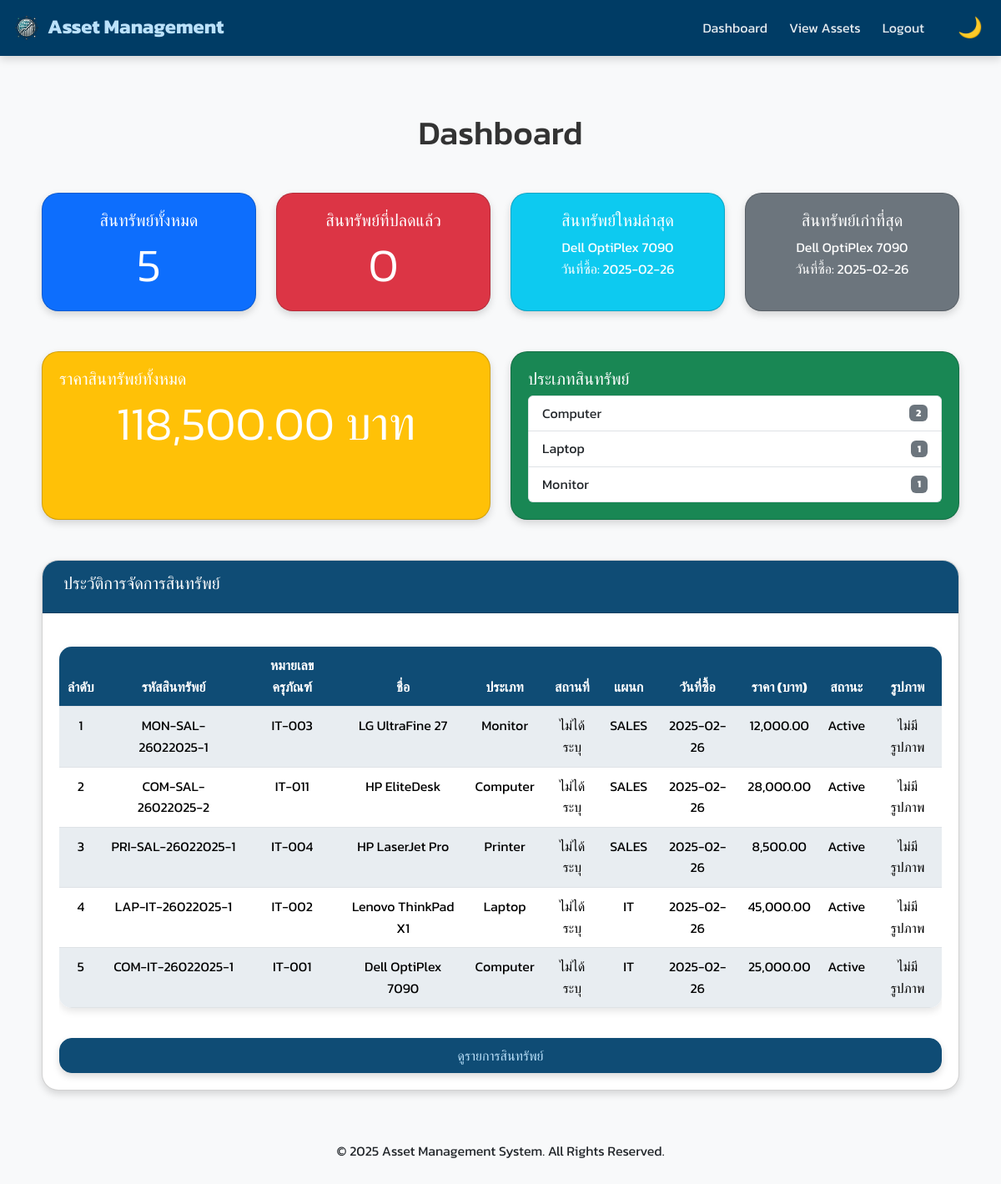
Screenshot of /views/dashboard.php (signed in) with the database file from the repository.
### tables this page shows
CREATE TABLE `assets` (
  `id` int(11) NOT NULL,
  `asset_code` varchar(50) NOT NULL,
  `inventory_number` varchar(255) NOT NULL,
  `name` varchar(255) NOT NULL,
  `asset_type_id` int(11) NOT NULL,
  `serial_number` varchar(255) DEFAULT NULL,
  `location` varchar(255) NOT NULL,
  `department` varchar(255) NOT NULL,
  `purchase_date` date NOT NULL,
  `responsible_person` varchar(255) NOT NULL,
  `price` decimal(10,2) NOT NULL DEFAULT 0.00,
  `created_at` timestamp NOT NULL DEFAULT current_timestamp(),
  `updated_at` timestamp NOT NULL DEFAULT current_timestamp() ON UPDATE current_timestamp(),
  `status` enum('Active','Retired') DEFAULT 'Active',
  `image` varchar(255) DEFAULT NULL,
  `warranty_expiry_date` date DEFAULT NULL
);

CREATE TABLE `asset_types` (
  `assets_types_id` int(11) NOT NULL,
  `asset_type_name` varchar(255) NOT NULL,
  `asset_type_hidden` tinyint(1) NOT NULL DEFAULT 0,
  `asset_types_created_at` timestamp NOT NULL DEFAULT current_timestamp()
);

### models/assetModel.php (called while the page is built, shortened)
<?php
include_once 'database.php';
class AssetModel {
    private $db;
    public function __construct() {
        $database = new Database();
        $this->db = $database->getConnection();
    }
    public function fetchAllAssets() {
        $query = "SELECT
                    assets.id,
                    assets.asset_code,
                    assets.inventory_number,
                    assets.name,
                    asset_types.asset_type_name AS asset_type_name,
                    assets.serial_number,
                    assets.location,
                    assets.department,
                    assets.purchase_date,
                    assets.price,
                    assets.status,
                    assets.image,
                    assets.responsible_person
                  FROM assets
                  LEFT JOIN asset_types ON assets.asset_type_id = asset_types.assets_types_id
                  ORDER BY assets.id DESC";
        $stmt = $this->db->prepare($query);
        $stmt->execute();
        return $stmt->fetchAll(PDO::FETCH_ASSOC);
    }
    public function getTotalAssets() {
        $query = "SELECT COUNT(*) AS total FROM assets WHERE status = 'Active'";
        $stmt = $this->db->prepare($query);
        $stmt->execute();
        return $stmt->fetch(PDO::FETCH_ASSOC)['total'];
    }
    public function getRetiredAssets() {
        $query = "SELECT COUNT(*) AS total FROM assets WHERE status = 'Retired'";
        $stmt = $this->db->prepare($query);
        $stmt->execute();
        return $stmt->fetch(PDO::FETCH_ASSOC)['total'];
    }
    public function getAssetCountByType() {
        $query = "SELECT asset_types.asset_type_name AS name, COUNT(assets.id) AS count
                  FROM assets
                  LEFT JOIN asset_types ON assets.asset_type_id = asset_types.assets_types_id
                  GROUP BY asset_types.asset_type_name";
        $stmt = $this->db->prepare($query);
        $stmt->execute();
        return $stmt->fetchAll(PDO::FETCH_ASSOC);
    }
    public function getTotalAssetPrice() {
        $query = "SELECT SUM(price) AS total_price FROM assets WHERE status = 'Active'";
        $stmt = $this->db->prepare($query);
        $stmt->execute();
        return $stmt->fetch(PDO::FETCH_ASSOC)['total_price'];
    }
    public function getOldestAsset() {
        $query = "SELECT name, purchase_date
                  FROM assets
                  ORDER BY purchase_date ASC LIMIT 1";
        $stmt = $this->db->prepare($query);
        $stmt->execute();
        return $stmt->fetch(PDO::FETCH_ASSOC);
    }
    public function getNewestAsset() {
        $query = "SELECT name, purchase_date
                  FROM assets
                  ORDER BY purchase_date DESC LIMIT 1";
        $stmt = $this->db->prepare($query);
        $stmt->execute();
        return $stmt->fetch(PDO::FETCH_ASSOC);
    }
}
?>

### models/database.php (called while the page is built, shortened)
<?php
class Database {
    private $host = DB_HOST;
    private $dbName = DB_NAME;
    private $username = DB_USER;
    private $password = DB_PASSWORD;
    public $connection;
    private function connect() {
        try {
            $this->connection = new PDO("mysql:host={$this->host};dbname={$this->dbName};charset=utf8mb4", $this->username, $this->password);
            $this->connection->setAttribute(PDO::ATTR_ERRMODE, PDO::ERRMODE_EXCEPTION);
            $this->connection->setAttribute(PDO::ATTR_DEFAULT_FETCH_MODE, PDO::FETCH_ASSOC);
        } catch (PDOException $e) {
            die("Database connection failed: " . $e->getMessage());
        }
    }
    public function getConnection() {
        return $this->connection;
    }
}
?>

### views/dashboard.php (the view, shortened to what this page needs)
<?php
include_once '../includes/navbar.php';
include_once '../models/assetModel.php';
function fetchAssetSummary($assetModel) {
    try {
        return [
            'totalAssets' => $assetModel->getTotalAssets(),
            'retiredAssets' => $assetModel->getRetiredAssets(),
            'assetByType' => $assetModel->getAssetCountByType(),
            'totalPrice' => $assetModel->getTotalAssetPrice(),
            'oldestAsset' => $assetModel->getOldestAsset(),
            'newestAsset' => $assetModel->getNewestAsset(),
            'allAssets' => $assetModel->fetchAllAssets()
        ];
    } catch (Exception $e) {
        error_log("Error fetching asset data: " . $e->getMessage());
        return [
            'totalAssets' => 0,
            'retiredAssets' => 0,
            'assetByType' => [],
            'totalPrice' => 0,
            'oldestAsset' => null,
            'newestAsset' => null,
            'allAssets' => []
        ];
    }
}
$assetModel = new AssetModel();
$assetSummary = fetchAssetSummary($assetModel);
function generateSummaryCards($assetSummary) {
    ?>
    <div class="row row-cols-1 row-cols-md-2 row-cols-lg-4 g-4 mt-4">
        <div class="col">
            <div class="card text-white bg-primary h-100">
                <div class="card-body">
                    <h5 class="card-title text-center">สินทรัพย์ทั้งหมด</h5>
                    <p class="card-text display-4 text-center"><?php echo $assetSummary['totalAssets']; ?></p>
                </div>
            </div>
        </div>
        <div class="col">
            <div class="card text-white bg-danger h-100 text-center">
                <div class="card-body">
                    <h5 class="card-title text-center">สินทรัพย์ที่ปลดแล้ว</h5>
                    <p class="card-text display-4 text-center"><?php echo $assetSummary['retiredAssets']; ?></p>
                </div>
            </div>
        </div>
        <div class="col">
            <div class="card text-white bg-info h-100 text-center">
                <div class="card-body">
                    <h5 class="card-title">สินทรัพย์ใหม่ล่าสุด</h5>
                    <p class="card-text text-center">
                        <?php echo htmlspecialchars($assetSummary['newestAsset']['name'] ?? 'ไม่มีข้อมูล'); ?><br>
                        วันที่ซื้อ: <?php echo htmlspecialchars($assetSummary['newestAsset']['purchase_date'] ?? '-'); ?>
                    </p>
                </div>
            </div>
        </div>
        <div class="col">
            <div class="card text-white bg-secondary h-100 text-center">
                <div class="card-body">
                    <h5 class="card-title">สินทรัพย์เก่าที่สุด</h5>
                    <p class="card-text text-center">
                        <?php echo htmlspecialchars($assetSummary['oldestAsset']['name'] ?? 'ไม่มีข้อมูล'); ?><br>
                        วันที่ซื้อ: <?php echo htmlspecialchars($assetSummary['oldestAsset']['purchase_date'] ?? '-'); ?>
                    </p>
                </div>
            </div>
        </div>
    </div>
    <?php
}
function generateAssetTypeCards($assetSummary) {
    $filteredAssetByType = array_filter($assetSummary['assetByType'], function ($type) {
        return !empty($type['name']);
    });
    usort($filteredAssetByType, function ($a, $b) {
        return $b['count'] - $a['count'];
    });
    $topAssetTypes = array_slice($filteredAssetByType, 0, 3);
    ?>
    <div class="row row-cols-1 row-cols-md-2 g-4 mt-4">
        <div class="col">
            <div class="card text-white bg-warning h-100">
                <div class="card-body">
                    <h5 class="card-title">ราคาสินทรัพย์ทั้งหมด</h5>
                    <p class="card-text display-4 text-center"><?php echo number_format($assetSummary['totalPrice'], 2); ?> บาท</p>
                </div>
            </div>
        </div>
        <div class="col">
            <div class="card text-white bg-success h-100">
                <div class="card-body">
                    <h5 class="card-title">ประเภทสินทรัพย์</h5>
                    <ul class="list-group">
                        <?php foreach ($topAssetTypes as $type): ?>
                            <li class="list-group-item d-flex justify-content-between align-items-center">
                                <?php echo htmlspecialchars($type['name']); ?>
                                <span class="badge bg-secondary"><?php echo $type['count']; ?></span>
                            </li>
                        <?php endforeach; ?>
                    </ul>
                </div>
            </div>
        </div>
    </div>
    <?php
}
function generateAssetTable($allAssets) {
    ?>
    <div class="row mt-5">
        <div class="col-md-12">
            <div class="card">
                <div class="card-header">
                    <h5 style="margin-left: 10px;">ประวัติการจัดการสินทรัพย์</h5>
                </div>
                <div class="card-body">
                    <div class="table-responsive">
                        <table class="table table-striped">
                            <thead>
                                <tr>
                                    <th style="text-align: center;">ลำดับ</th>
                                    <th style="text-align: center;">รหัสสินทรัพย์</th>
                                    <th style="text-align: center;">หมายเลขครุภัณฑ์</th>
                                    <th style="text-align: center;">ชื่อ</th>
                                    <th style="text-align: center;">ประเภท</th>
                                    <th style="text-align: center;">สถานที่</th>
                                    <th style="text-align: center;">แผนก</th>
                                    <th style="text-align: center;">วันที่ซื้อ</th>
                                    <th style="text-align: center;">ราคา (บาท)</th>
                                    <th style="text-align: center;">สถานะ</th>
                                    <th style="text-align: center;">รูปภาพ</th>
                                </tr>
                            </thead>
                            <tbody>
                                <?php if (empty($allAssets)): ?>
                                    <tr>
                                        <td colspan="10" class="text-center">ไม่มีสินทรัพย์ในระบบ</td>
                                    </tr>
                                <?php else: ?>
                                    <?php
                                    foreach ($allAssets as $index => $asset):
                                    ?>
                                        <tr>
                                            <td style="text-align: center;"><?php echo $index + 1; ?></td>
                                            <td style="text-align: center;"><?php echo htmlspecialchars($asset['asset_code']); ?></td>
                                            <td style="text-align: center;"><?php echo htmlspecialchars($asset['inventory_number'] ?? 'N/A'); ?></td>
                                            <td style="text-align: center;"><?php echo htmlspecialchars($asset['name']); ?></td>
                                            <td style="text-align: center;"><?php echo htmlspecialchars($asset['asset_type_name']); ?></td>
                                            <td style="text-align: center;"><?php echo htmlspecialchars($asset['location']); ?></td>
                                            <td style="text-align: center;"><?php echo htmlspecialchars($asset['department']); ?></td>
                                            <td style="text-align: center;"><?php echo htmlspecialchars($asset['purchase_date']); ?></td>
                                            <td style="text-align: center;"><?php echo number_format($asset['price'], 2); ?></td>
                                            <td style="text-align: center;"><?php echo htmlspecialchars($asset['status']); ?></td>
                                            <td style="text-align: center;">
                                                <?php if (!empty($asset['image'])): ?>
                                                    <img src="../public/uploads/<?php echo htmlspecialchars($asset['image']); ?>" alt="Asset Image" style="width: 50px; height: 50px;">
                                                <?php else: ?>
                                                    ไม่มีรูปภาพ
                                                <?php endif; ?>
                                            </td>
                                        </tr>
                                    <?php endforeach; ?>
                                <?php endif; ?>
                            </tbody>
                        </table>
                    </div>
                    <div class="text-end mt-3">
                        <a href="./view_assets.php" class="btn btn-primary btn-lg w-100 btn-fixed-color">ดูรายการสินทรัพย์</a>
                    </div>
                </div>
            </div>
        </div>
    </div>
    <?php
}
?>
<div class="container mt-5">
    <h1 class="text-center">Dashboard</h1>
    <?php generateSummaryCards($assetSummary); ?>
    <?php generateAssetTypeCards($assetSummary); ?>
    <?php generateAssetTable($assetSummary['allAssets']); ?>
</div>
<?php include_once '../includes/footer.php'; ?>

### rows the page displays
assets: name "Dell OptiPlex 7090", purchase_date "2025-02-26", asset_code "COM-IT-26022025-1", inventory_number "IT-001", asset_type.asset_type_name "Computer", location "ไม่ได้ระบุ", department "IT", price "25,000.00", status "Active", shows "ไม่มีรูปภาพ"
assets: asset_code "MON-SAL-26022025-1", inventory_number "IT-003", name "LG UltraFine 27", asset_type.asset_type_name "Monitor", location "ไม่ได้ระบุ", department "SALES", purchase_date "2025-02-26", price "12,000.00", status "Active", shows "ไม่มีรูปภาพ"
assets: asset_code "COM-SAL-26022025-2", inventory_number "IT-011", name "HP EliteDesk", asset_type.asset_type_name "Computer", location "ไม่ได้ระบุ", department "SALES", purchase_date "2025-02-26", price "28,000.00", status "Active", shows "ไม่มีรูปภาพ"
assets: asset_code "PRI-SAL-26022025-1", inventory_number "IT-004", name "HP LaserJet Pro", asset_type.asset_type_name "Printer", location "ไม่ได้ระบุ", department "SALES", purchase_date "2025-02-26", price "8,500.00", status "Active", shows "ไม่มีรูปภาพ"
assets: asset_code "LAP-IT-26022025-1", inventory_number "IT-002", name "Lenovo ThinkPad X1", asset_type.asset_type_name "Laptop", location "ไม่ได้ระบุ", department "IT", purchase_date "2025-02-26", price "45,000.00", status "Active", shows "ไม่มีรูปภาพ"

### other values shown
$item['label'] "Dashboard"
$item['label'] "View Assets"
$assetSummary['totalAssets'] "5"
$assetSummary['retiredAssets'] "0"
$assetSummary['totalPrice'] "118,500.00"
$type['name'] "Computer"
$type['count'] "2"
$type['name'] "Laptop"
$type['count'] "1"
$type['name'] "Monitor"
